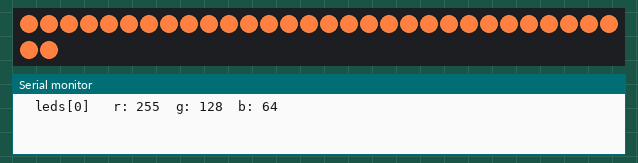
Simulated run of this sketch. Board: Arduino Uno, built with avr-gcc and run on an emulated ATmega328P. Parts: 32 RGB LEDs in strip order, left to right, continuing on the next row, the last lines printed to the serial monitor. Dim RGB values are drawn brighter than linear; random numbers use the default seed unless the sketch sets one.

Above: at 2.62 s.
At 6.62 s:
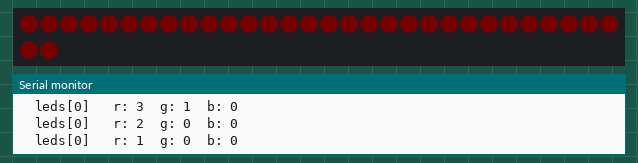
At 11.87 s:
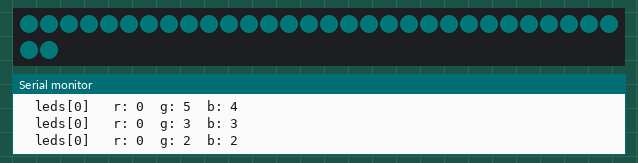
At 21.13 s:
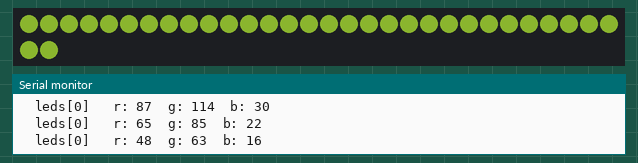
At 29.88 s:
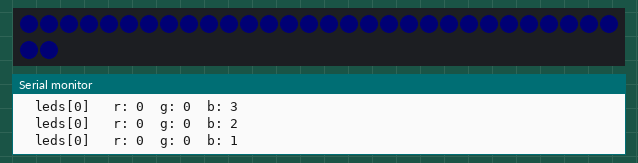
At 39.64 s:
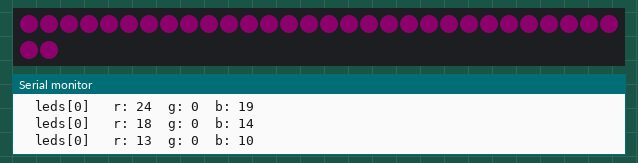

The sketch:

fadeToBlackBy_example.ino
```cpp
//***************************************************************
// Example showing how fadeToBlackBy works.
// Open the serial monitor to see r,g,b values.
//
// Each time fadeToBlackBy(X) is called it will fade a pixel's
// r,g,b values by a certain percentage.  Calling it repeatedly
// will eventually fade to black (where r,g,b = 0,0,0).
//
// Note that the specified number is a *percentage* out of 255,
// so for example, using 64 would be 64/255 = 25%, and using
// 10 would be 10/255 = 4%.  0 would be no fading.
//
// It can be used to fade all leds of a CRGB array like:
//   fadeToBlackBy(leds, NUM_LEDS, 128);  // 128/255 = 50%
//
// Or can be used to fade a specific pixel.
//   leds[i].fadeToBlackBy(128);  // fade by 50%
//
//
// Marc Miller, Oct 2020
//***************************************************************

#include "FastLED.h"
#define LED_TYPE LPD8806
#define DATA_PIN 11
#define CLOCK_PIN 13
#define NUM_LEDS 32
#define COLOR_ORDER GRB
#define MASTER_BRIGHTNESS 255

CRGB leds[NUM_LEDS];


//---------------------------------------------------------------
void setup() {
  Serial.begin(115200);  // Allows serial monitor output (check baud rate)
  delay(2500);  // Startup delay
  FastLED.addLeds<LED_TYPE, DATA_PIN, CLOCK_PIN, COLOR_ORDER>(leds, NUM_LEDS);
  FastLED.setBrightness(MASTER_BRIGHTNESS);

  // In this exmaple we will start out by filling the strip with this redish color
  fill_solid(leds, NUM_LEDS, CRGB(255,128,64));

  FastLED.show();  // Update the display
  printPixelInfo(0);  // Print out the r,g,b values in the serial monitor
}


//---------------------------------------------------------------
void loop() {

  // Reduce this 250 ms to something smaller to change
  // how often the fade is called.
  EVERY_N_MILLISECONDS(250) {

    // Try different fade values here and note how it changes the look.
    //fadeToBlackBy(leds, NUM_LEDS, 10);  // 10/255 = 4%
    fadeToBlackBy(leds, NUM_LEDS, 64);  // 64/255 = 25%
    //fadeToBlackBy(leds, NUM_LEDS, 128);  // 128/255 = 50%
    //fadeToBlackBy(leds, NUM_LEDS, 200);  // 200/255 = 78%

    FastLED.show();  // Update the pixel display
    printPixelInfo(0);  // Print out the r,g,b values in the serial monitor


    // Check if we have gone all the way to black (off).
    // If true, then pick a new random color to fade.
    if ( leds[0] == CRGB(0,0,0) ) {
      delay(2000);
      fill_solid(leds, NUM_LEDS, CHSV(random8(), random8(128,255), 255));

      FastLED.show();
      Serial.println(" ");
      printPixelInfo(0);

    }

  }  // end every_N

}  // end main loop


// Try experimenting with different fade values and different values
// for EVERY_N_MILLISECONDS above to see how it effects things.


//---------------------------------------------------------------
// Function to print out r,g,b info for specified pixel number
void printPixelInfo(uint16_t i) {
  Serial.print("  leds["); Serial.print(i); Serial.print("] ");
  Serial.print("\tr: "); Serial.print(leds[i].r);
  Serial.print("\tg: "); Serial.print(leds[i].g);
  Serial.print("\tb: "); Serial.println(leds[i].b);
}
```
